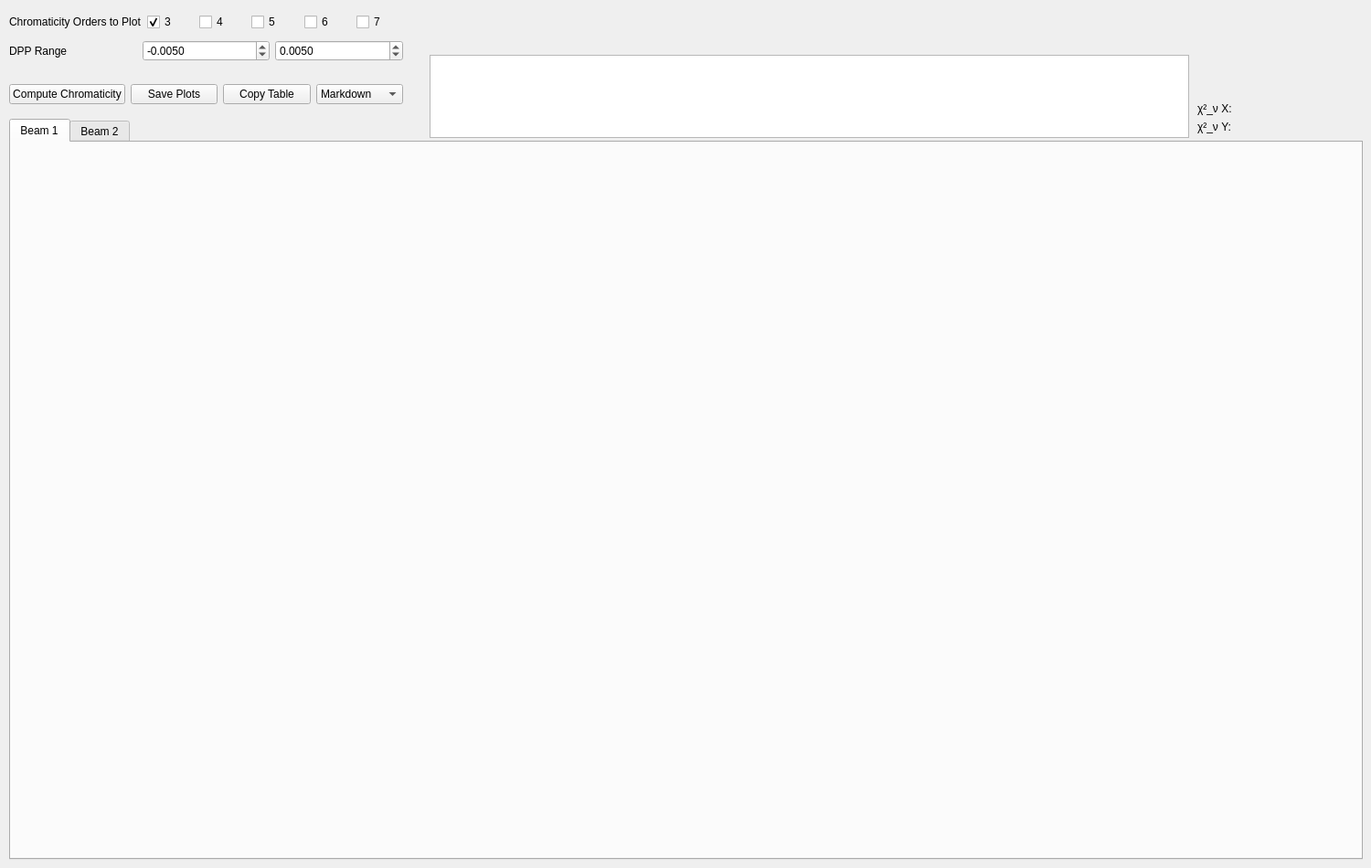
    <widget class="QWidget" name="chromaticityTab">
     <attribute name="title">
      <string>Chromaticity</string>
     </attribute>
     <widget class="QTabWidget" name="beamChromaticityTabWidget">
      <property name="geometry">
       <rect>
        <x>10</x>
        <y>130</y>
        <width>1481</width>
        <height>811</height>
       </rect>
      </property>
      <property name="currentIndex">
       <number>0</number>
      </property>
      <widget class="QWidget" name="tab_10">
       <attribute name="title">
        <string>Beam 1</string>
       </attribute>
       <widget class="QWidget" name="horizontalLayoutWidget_9">
        <property name="geometry">
         <rect>
          <x>0</x>
          <y>50</y>
          <width>1471</width>
          <height>681</height>
         </rect>
        </property>
        <layout class="QHBoxLayout" name="beam1ChromaLayout"/>
       </widget>
      </widget>
      <widget class="QWidget" name="tab_11">
       <attribute name="title">
        <string>Beam 2</string>
       </attribute>
       <widget class="QWidget" name="horizontalLayoutWidget_10">
        <property name="geometry">
         <rect>
          <x>0</x>
          <y>50</y>
          <width>1471</width>
          <height>681</height>
         </rect>
        </property>
        <layout class="QHBoxLayout" name="beam2ChromaLayout"/>
       </widget>
      </widget>
     </widget>
     <widget class="QTableView" name="beamChromaticityTableView">
      <property name="geometry">
       <rect>
        <x>470</x>
        <y>60</y>
        <width>831</width>
        <height>91</height>
       </rect>
      </property>
      <property name="gridStyle">
       <enum>Qt::NoPen</enum>
      </property>
      <property name="sortingEnabled">
       <bool>false</bool>
      </property>
      <attribute name="horizontalHeaderStretchLastSection">
       <bool>false</bool>
      </attribute>
     </widget>
     <widget class="QWidget" name="layoutWidget">
      <property name="geometry">
       <rect>
        <x>10</x>
        <y>10</y>
        <width>431</width>
        <height>61</height>
       </rect>
      </property>
      <layout class="QGridLayout" name="gridLayout_12">
       <item row="0" column="0">
        <layout class="QGridLayout" name="gridLayout_9">
         <item row="0" column="5">
          <widget class="QCheckBox" name="ChromaOrder7CheckBox">
           <property name="text">
            <string>7</string>
           </property>
          </widget>
         </item>
         <item row="0" column="3">
          <widget class="QCheckBox" name="ChromaOrder5CheckBox">
           <property name="text">
            <string>5</string>
           </property>
          </widget>
         </item>
         <item row="0" column="4">
          <widget class="QCheckBox" name="ChromaOrder6CheckBox">
           <property name="text">
            <string>6</string>
           </property>
          </widget>
         </item>
         <item row="0" column="1">
          <widget class="QCheckBox" name="ChromaOrder3CheckBox">
           <property name="text">
            <string>3</string>
           </property>
           <property name="checked">
            <bool>true</bool>
           </property>
          </widget>
         </item>
         <item row="0" column="0">
          <widget class="QLabel" name="label_18">
           <property name="toolTip">
            <string>&lt;html&gt;&lt;head/&gt;&lt;body&gt;&lt;p&gt;Only plot the desired chromaticity orders.&lt;/p&gt;&lt;p&gt;The fit is done with &lt;span style=&quot; font-weight:600;&quot;&gt;all orders&lt;/span&gt; up to the highest one.&lt;/p&gt;&lt;/body&gt;&lt;/html&gt;</string>
           </property>
           <property name="text">
            <string>Chromaticity Orders to Plot</string>
           </property>
          </widget>
         </item>
         <item row="0" column="2">
          <widget class="QCheckBox" name="ChromaOrder4CheckBox">
           <property name="text">
            <string>4</string>
           </property>
          </widget>
         </item>
        </layout>
       </item>
       <item row="1" column="0">
        <layout class="QGridLayout" name="gridLayout_11">
         <item row="0" column="0">
          <widget class="QLabel" name="label_21">
           <property name="toolTip">
            <string>&lt;html&gt;&lt;head/&gt;&lt;body&gt;&lt;p&gt;Restrict the fit to a set DPP range.&lt;/p&gt;&lt;p&gt;This can be used to assess the quality of the fit with a lower range.&lt;/p&gt;&lt;/body&gt;&lt;/html&gt;</string>
           </property>
           <property name="text">
            <string>DPP Range</string>
           </property>
          </widget>
         </item>
         <item row="0" column="1">
          <widget class="QDoubleSpinBox" name="dppRangeLowSpinBox">
           <property name="decimals">
            <number>4</number>
           </property>
           <property name="minimum">
            <double>-99.989999999999995</double>
           </property>
           <property name="singleStep">
            <double>0.000100000000000</double>
           </property>
           <property name="value">
            <double>-0.005000000000000</double>
           </property>
          </widget>
         </item>
         <item row="0" column="2">
          <widget class="QDoubleSpinBox" name="dppRangeHighSpinBox">
           <property name="decimals">
            <number>4</number>
           </property>
           <property name="minimum">
            <double>-99.989999999999995</double>
           </property>
           <property name="singleStep">
            <double>0.000100000000000</double>
           </property>
           <property name="value">
            <double>0.005000000000000</double>
           </property>
          </widget>
         </item>
        </layout>
       </item>
      </layout>
     </widget>
     <widget class="QLabel" name="chromaticityFormulaLabel">
      <property name="geometry">
       <rect>
        <x>430</x>
        <y>9</y>
        <width>911</width>
        <height>41</height>
       </rect>
      </property>
      <property name="text">
       <string/>
      </property>
      <property name="alignment">
       <set>Qt::AlignCenter</set>
      </property>
     </widget>
     <widget class="QWidget" name="layoutWidget">
      <property name="geometry">
       <rect>
        <x>10</x>
        <y>90</y>
        <width>431</width>
        <height>27</height>
       </rect>
      </property>
      <layout class="QHBoxLayout" name="horizontalLayout_2">
       <item>
        <widget class="QPushButton" name="computeChromaButton">
         <property name="text">
          <string>Compute Chromaticity</string>
         </property>
        </widget>
       </item>
       <item>
        <widget class="QPushButton" name="savePlotsButton">
         <property name="text">
          <string>Save Plots</string>
         </property>
        </widget>
       </item>
       <item>
        <widget class="QPushButton" name="copyTableButton">
         <property name="text">
          <string>Copy Table</string>
         </property>
        </widget>
       </item>
       <item>
        <widget class="QComboBox" name="copyTableComboBox">
         <item>
          <property name="text">
           <string>Markdown</string>
          </property>
         </item>
         <item>
          <property name="text">
           <string>LaTeX</string>
          </property>
         </item>
        </widget>
       </item>
      </layout>
     </widget>
     <widget class="QLabel" name="r2_y">
      <property name="geometry">
       <rect>
        <x>1310</x>
        <y>130</y>
        <width>41</width>
        <height>17</height>
       </rect>
      </property>
      <property name="text">
       <string>χ²_ν Y:</string>
      </property>
     </widget>
     <widget class="QLabel" name="r2_x">
      <property name="geometry">
       <rect>
        <x>1310</x>
        <y>110</y>
        <width>41</width>
        <height>17</height>
       </rect>
      </property>
      <property name="text">
       <string>χ²_ν X:</string>
      </property>
      <property name="textFormat">
       <enum>Qt::MarkdownText</enum>
      </property>
      <property name="indent">
       <number>0</number>
      </property>
     </widget>
     <widget class="QLabel" name="r2_x_value">
      <property name="geometry">
       <rect>
        <x>1350</x>
        <y>110</y>
        <width>81</width>
        <height>17</height>
       </rect>
      </property>
      <property name="text">
       <string/>
      </property>
     </widget>
     <widget class="QLabel" name="r2_y_value">
      <property name="geometry">
       <rect>
        <x>1350</x>
        <y>130</y>
        <width>81</width>
        <height>17</height>
       </rect>
      </property>
      <property name="text">
       <string/>
      </property>
     </widget>
    </widget>
